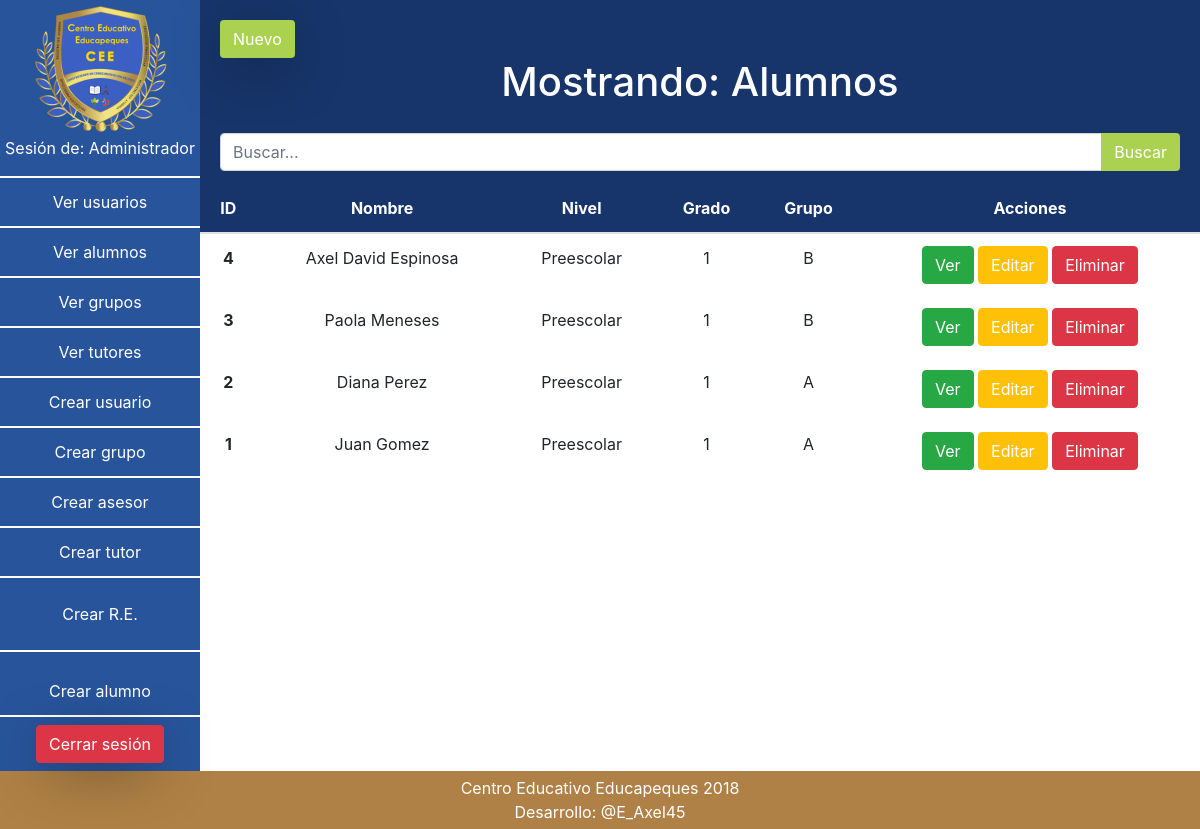
/ (signed in), run on the app's committed database.
### tables this page shows
CREATE TABLE alumnos
(
  id               int(255) auto_increment not null,
  nombre           varchar(100)            not null,
  apellido         varchar(100)            not null,
  fecha_nacimiento date                    not null,
  genero           varchar(50)             not null,
  edad             int(50)                 not null,
  religion         varchar(80),
  fecha_ingreso    date,
  colegiatura      float(100, 2),
  adicionales      TEXT,
  CONSTRAINT pk_alumnos PRIMARY KEY (id)
);

CREATE TABLE grupos
(
  id        int(255) auto_increment not null,
  id_asesor int(255)                not null,
  nivel     varchar(100),
  grado     varchar(100),
  grupo     varchar(100),
  CONSTRAINT pk_grupos PRIMARY KEY (id)
);

### controllers/alumnosController.php (called while the page is built)
<?php
require_once "models/alumnosModel.php";
class alumnosController
{
    public function index() {
        $todosAlumnos = new alumnosModel();
        $alumnos = $todosAlumnos->getAll(false);
        require_once "views/alumnos/todos.php";
    }
}

### config/database.php (called while the page is built)
<?php
class database {
    public static function conexion() {
        $db = new mysqli('localhost','root','','preescolar');
        $db->query("SET NAMES 'utf8'");
        return $db;
    }
}

### models/alumnosModel.php (called while the page is built, shortened)
<?php
class alumnosModel {
    private $db;
    public function __construct()
    {
        $this->db = database::conexion();
    }
    public function getAll($full = false) {
        if($full) {
            $sql = "SELECT a.*, g.nivel, g.grupo,g.grado, t.* FROM alumnos a".
                    " INNER JOIN grupos_alumnos ga ON a.id = ga.id_alumno".
                    " INNER JOIN grupos g ON g.id = ga.id_grupo".
                    " INNER JOIN tutores_alumnos ta on a.id = ta.id_alumno".
                    " INNER JOIN tutores t on ta.id_tutor = t.id";
        } else {
            $sql = "SELECT  a.id,a.nombre,a.apellido, g.nivel, g.grupo,g.grado FROM alumnos a".
                    " INNER JOIN grupos_alumnos ga ON a.id = ga.id_alumno".
                    " INNER JOIN grupos g ON g.id = ga.id_grupo".
                    " ORDER BY id DESC";
        }
        $query = $this->db->query($sql);
        $result = false;
        if($query) {
            $result = $query;
            return $result;
        }
        return $result;
    }
}

### views/alumnos/todos.php (the view)
<div class="CabeceraApp">
    <a href="" class="btn btn-verde redondeado sombra">Nuevo</a>
    <h1 class="TituloNuevos m-0 p-0">Mostrando: Alumnos</h1>
    <?php require_once "views/layout/buscador.php" ?>
</div>
<div class="TablasApp">
    <table class="table table-hover">
        <thead class="thead-azul">
        <tr>
            <th scope="col">ID</th>
            <th scope="col">Nombre</th>
            <th scope="col">Nivel</th>
            <th scope="col">Grado</th>
            <th scope="col">Grupo</th>
            <th scope="col">Acciones</th>
        </tr>
        </thead>
        <tbody>
        <?php while ($alumno = $alumnos->fetch_object()):  ?>
        <tr>
            <th scope="row"><?=$alumno->id?></th>
            <td><?=$alumno->nombre?> <?=$alumno->apellido?></td>
            <td><?=$alumno->nivel?></td>
            <td><?=$alumno->grado?></td>
            <td><?=$alumno->grupo?></td>
            <td>
                <a href="" class="btn btn-success text-white" role="button" aria-pressed="true">Ver</a>
                <a href="" class="btn btn-warning text-white" role="button" aria-pressed="true">Editar</a>
                <a href="" class="btn btn-danger text-white" role="button" aria-pressed="true">Eliminar</a>
            </td>
        </tr>
        <?php endwhile;  ?>
        </tbody>
    </table>
</div>

### index.php (shortened to what this page needs)
<?php
require_once 'config/database.php';
if (isset($_SESSION['sesion_iniciada']) && $_SESSION['sesion_iniciada'] == 'ok') {
    require_once "views/layout/cabecera.php";
    require_once "views/layout/navegacion.php";
    if (isset($_GET['controller'])) {
        $clase = $_GET['controller'].'Controller';
    } elseif (!isset($_GET['controller']) && !isset($_GET['method'])) {
        $clase = controllerDefault;
    } else {
        showError();
        die();
    }
    if (class_exists($clase)) {
        $controller = new $clase();
        if (isset($_GET['method']) && method_exists($controller, $_GET['method'])) {
            $method = $_GET['method'];
            $controller->$method();
        } elseif (!isset($_GET['method'])) {
            $method = method_default;
            $controller->$method();
        } else {
            showError();
        }
    } else {
        showError();
    }
} else {
    require_once "views/usuarios/login.php";
}
require_once "views/layout/footer.php";
?>

### views/layout/cabecera.php (shortened to what this page needs)
<!DOCTYPE html>
<html>
<head>
    <link rel="stylesheet" href="<?=base_url?>assets/css/main.css">
</head>
<body>
<div class="container-fluid">
    <div class="row">

### views/layout/navegacion.php
<div class="col-2 bg-principal p-0">
    <nav class="nav flex-column ">
        <div class="contenedorLogo">
            <img src="<?=base_url?>assets/img/logo.png" alt="Logotipo" class="img-fluid">
            <p>Sesión de: Administrador</p>
        </div>
        <a href="<?=base_url?>usuarios/index" class="EnlaceLateral borde-abajo">Ver usuarios</a>
        <a href="<?=base_url?>alumnos/index" class="EnlaceLateral borde-abajo">Ver alumnos</a>
        <a href="<?=base_url?>grupos/index" class="EnlaceLateral borde-abajo">Ver grupos</a>
        <a href="<?=base_url?>tutores/index" class="EnlaceLateral borde-abajo">Ver tutores</a>
        <a href="<?=base_url?>usuarios/registro" class="EnlaceLateral borde-abajo">Crear usuario</a>
        <a href="crear_grupo.html" class="EnlaceLateral borde-abajo">Crear grupo</a>
        <a href="crear_asesor.html" class="EnlaceLateral borde-abajo">Crear asesor</a>
        <a href="crear_tutor.html" class="EnlaceLateral borde-abajo">Crear tutor</a>
        <a href="crear_re.html" class="EnlaceLateral borde-abajo">Crear R.E.</a>
        <a href="crear_alumno.html" class="EnlaceLateral borde-abajo">Crear alumno</a>
        <div class=" EnlaceLateral">
            <a href="<?=base_url?>usuarios/logout" class="btn btn-danger redondeado sombra"> Cerrar sesión</a>
        </div>
    </nav>
</div>
<div class="col-10 p-0">

### views/layout/buscador.php
<div class="input-group buscador">
    <input type="text" class="form-control" placeholder="Buscar..." aria-label="Recipient's username"
           aria-describedby="button-addon2">
    <div class="input-group-append">
        <button class="btn btn-verde text-white" type="button" id="button-addon2">Buscar</button>
    </div>
</div>

### views/layout/footer.php (shortened to what this page needs)
</div>
</div>
</div>
<footer>
    <p>Centro Educativo Educapeques 2018</p>
    <a href="">Desarrollo: @E_Axel45</a>
</footer>

### data on the page
alumnos: id "4", nombre "Axel David", apellido "Espinosa", grupos.nivel "Preescolar", grupos.grado "1", grupos.grupo "B"
alumnos: id "3", nombre "Paola", apellido "Meneses", grupos.nivel "Preescolar", grupos.grado "1", grupos.grupo "B"
alumnos: id "2", nombre "Diana", apellido "Perez", grupos.nivel "Preescolar", grupos.grado "1", grupos.grupo "A"
alumnos: id "1", nombre "Juan", apellido "Gomez", grupos.nivel "Preescolar", grupos.grado "1", grupos.grupo "A"
